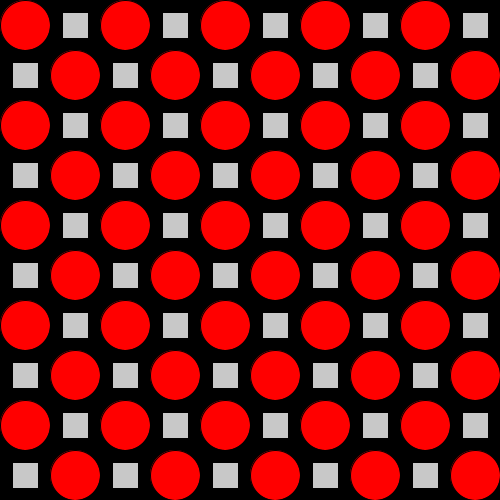
Frame 1 (no input)
Frame 60 (the mouse pressed at the canvas centre just before this capture): identical to frame 1, image omitted
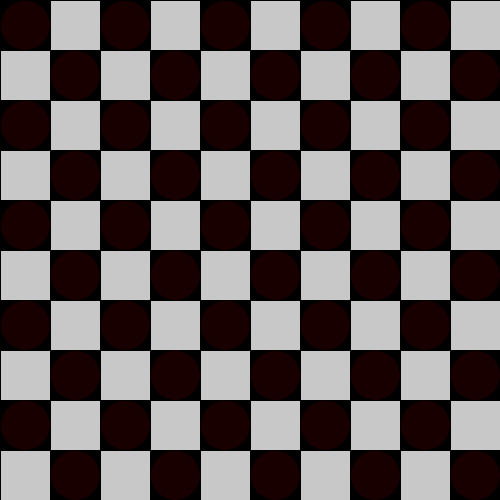
Frame 120 (the mouse held since frame 60 and released just before this capture)

The Processing sketch that drew these frames (run headless with seeded random() and noise(); from frame 60 on, the mouse is pressed at the canvas centre):

// Processing sketch: ejem5ForAnidadoTransparencia
// ── ejem5ForAnidadoTransparencia.pde
int cant= 10;
int ancho;
void setup() {
  size(500, 500);
  ancho = width/cant;
}
void draw() {
  background(0);
  for (int x=0; x<cant; x++) {
    for (int y=0; y<cant; y++) {
      //float tam = map(x, 0, cant-1, ancho, ancho/4 );
      float distan = dist(mouseX, mouseY, width/2, height/2);
      float tam = map(distan, 0, mediaDiagonal(0, 0, width/2, height/2), ancho, ancho/4 );
      float tonalidad = map(distan, 0, mediaDiagonal(0, 0, width/2, height/2), 25, 255 );
      if ((x+y)%2==0) {
        fill(255, 0, 0, tonalidad);
        //ellipseMode(CORNER);
        ellipse(x*ancho+ancho/2, y*ancho+ancho/2, ancho, ancho);
      } else {
        fill(200);
        rectMode(CENTER);
        rect(x*ancho+ancho/2, y*ancho+ancho/2, tam, tam);
      }
    }
  }
}
float mediaDiagonal(int a, int b, int c, int d) {
  float resultado = dist(a, b, c, d)/2;
  return resultado;
}
